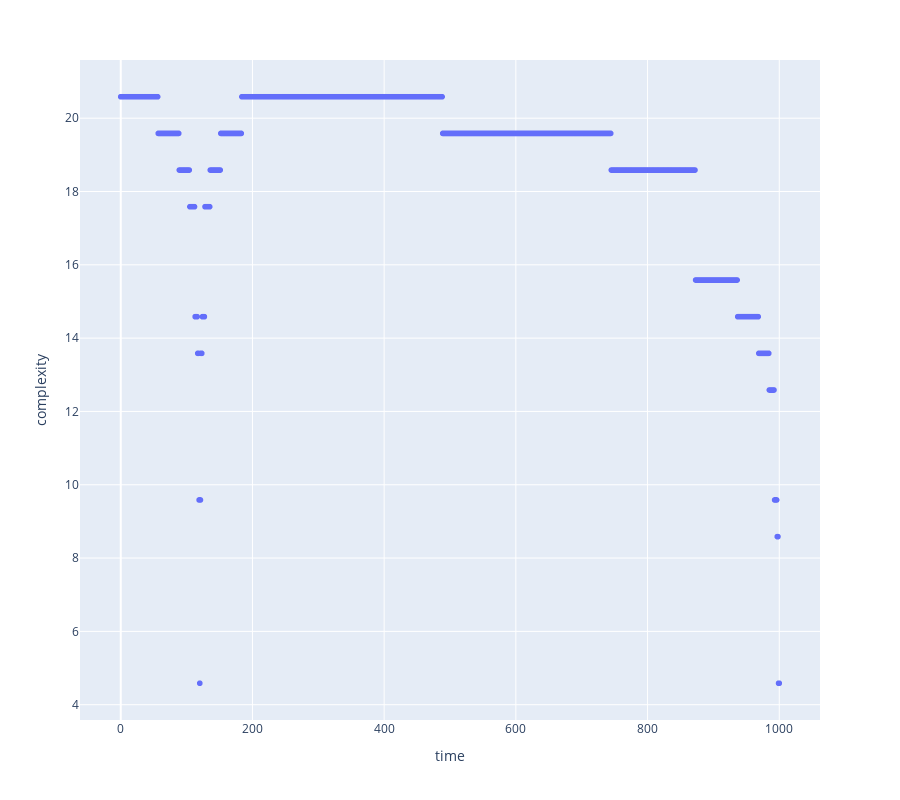

Write notebook code for a chart like this one.
### Code cell
fig2 = px.scatter(df, x="time", y="complexity", hover_data=['recipe'], height=800)
fig2

### Figure 1 — Plotly figure (JSON) as saved in the notebook; plotly's stock layout.template omitted (floating-point values rounded to 4 significant figures; data arrays with more than 128 entries replaced by an {"elided": "..."} marker saying what was removed)
{"data": [{"customdata": {"elided": "1001x1x1 str values"}, "hovertemplate": "time=%{x}<br>complexity=%{y}<br>recipe=%{customdata[0]}<extra></extra>", "legendgroup": "", "marker": {"color": "#636efa", "symbol": "circle"}, "mode": "markers", "name": "", "showlegend": false, "type": "scattergl", "x": {"elided": "1001 int values"}, "xaxis": "x", "y": {"elided": "1001 float values"}, "yaxis": "y"}], "layout": {"height": 800, "legend": {"tracegroupgap": 0}, "margin": {"t": 60}, "xaxis": {"anchor": "y", "domain": [0, 1], "title": {"text": "time"}}, "yaxis": {"anchor": "x", "domain": [0, 1], "title": {"text": "complexity"}}}}
